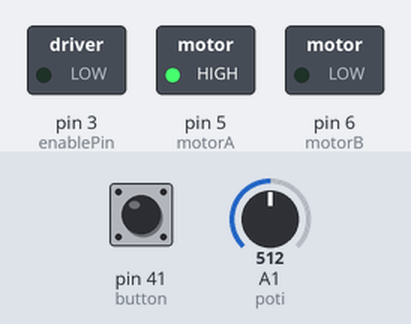
Bench run of a sketch on a simulated Arduino Mega 2560, built with avr-gcc and run on an emulated ATmega2560. Parts: switched loads named in the sketch (green lamp = pin HIGH). The inputs (shaded band) are chosen by the test bench; at power-on: pin 41 (button) HIGH, A1 (poti) = 512. What the sketch prints to the serial monitor is not drawn.

Above: at 1.2 s.
1.3 s: pin 41 (button) pulled LOW for 0.15 s
At 2.1 s:
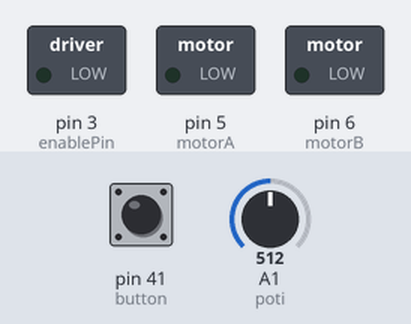
3.2 s: pin 41 (button) pulled LOW for 1 s
At 4.35 s:
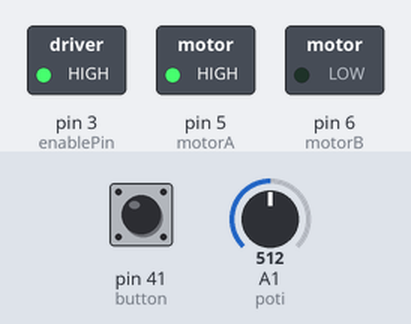
6.0 s: pin 41 (button) pulled LOW for 3.2 s
At 10.0 s:
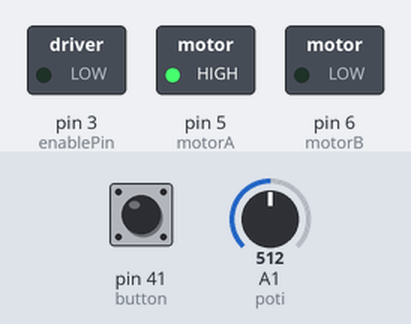
Timing chart, 0 to 11.5 s (numbered marks = the images above; inputs shaded):
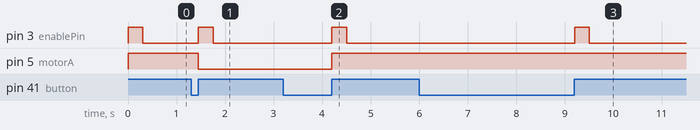

The sketch:

motor_fader.ino
```cpp
// pins
int motorA = 5;
int motorB = 6;
int enablePin = 3;
int button = 41;
int poti = 1;

// config
int target[] = {800, 100, 1000, 0, 500};
int targetsTotal = 5;
int theThreshold = 30;
int movingTimeout = 300;
long myTime = 0;

// programming stuff
int buttonState = 0;         // current state of the button
int lastButtonState = 0;     // previous state of the button
int currentTarget = 0;

void setup() {
  Serial.begin(9600);
  pinMode(enablePin, OUTPUT);
  pinMode(button, INPUT_PULLUP);
}

void loop() {
  Serial.println(analogRead(poti));
  buttonState = digitalRead(button);

  if (buttonState != lastButtonState) {
    if (buttonState == HIGH) {
      currentTarget++;
      if (currentTarget > targetsTotal - 1) currentTarget = 0;
      myTime = millis();
    }
  }

  if (myTime + movingTimeout > millis()) {
    digitalWrite(enablePin, HIGH);
    if (1000 > (target[currentTarget] + theThreshold) ) {
      analogWrite(motorA, 255);
      analogWrite(motorB, 0);
    } else if (1000 < (target[currentTarget] - theThreshold) ) {
      analogWrite(motorA, 0);
      analogWrite(motorB, 255);
    } else {
      analogWrite(motorA, 0);
      analogWrite(motorB, 0);
    }
  } else {
    digitalWrite(enablePin, LOW);
  }

  lastButtonState = buttonState;
}
```

Measured:
- after the input at 1.3 s, pin 3 (enablePin): LOW → HIGH after 0.15 s, → LOW 0.30 s later; pin 5 (motorA): HIGH → LOW after 0.15 s
- after the input at 3.2 s, pin 3 (enablePin): LOW → HIGH after 1.0 s, → LOW 0.30 s later; pin 5 (motorA): LOW → HIGH after 1.0 s
- after the input at 6.0 s, pin 3 (enablePin): LOW → HIGH after 3.2 s, → LOW 0.30 s later
